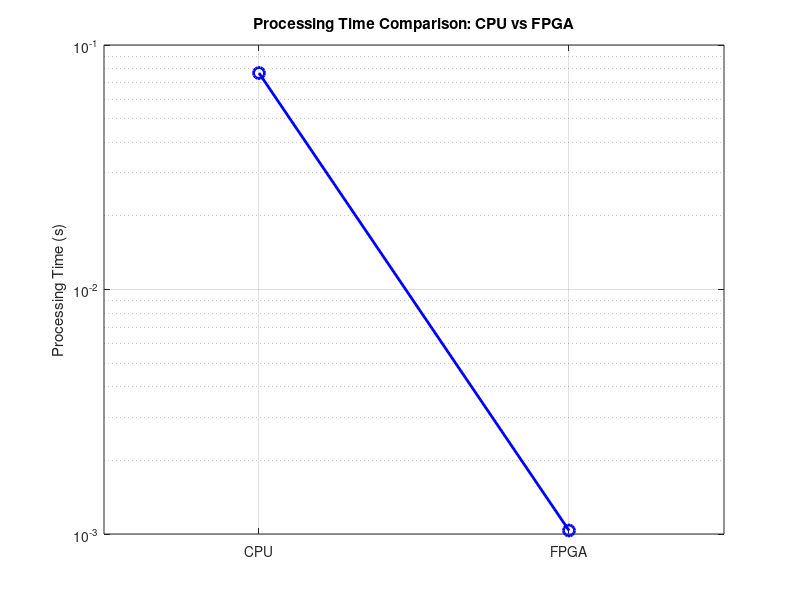

This chart was generated by the following MATLAB code:
% Define data
data = [0.0767946243, 0.0010335];  % Processing speeds for CPU and FPGA
labels = {'CPU', 'FPGA'};          % Axis labels

% Set X-axis positions (centred between bars)
x = [0.75, 1.25];  % X coordinates for visual centring

% Create the plot
figure;
plot(x, data, '-o', 'LineWidth', 2, 'MarkerSize', 8, 'Color', 'b');  % Set line and marker styles

% Axis labels and title
set(gca, 'XTick', x, 'XTickLabel', labels);  % Set X-axis labels
ylabel('Processing Time (s)');               % Y-axis label
title('Processing Time Comparison: CPU vs FPGA');  % Chart title

% Set logarithmic scale (to emphasise slope)
set(gca, 'YScale', 'log');  % Logarithmic scale for Y-axis

% Adjust X-axis range (add margin on both sides)
xlim([0.5, 1.5]);  % Set X-axis limits with extra spacing

% Add grid
grid on;

% Display the graph

